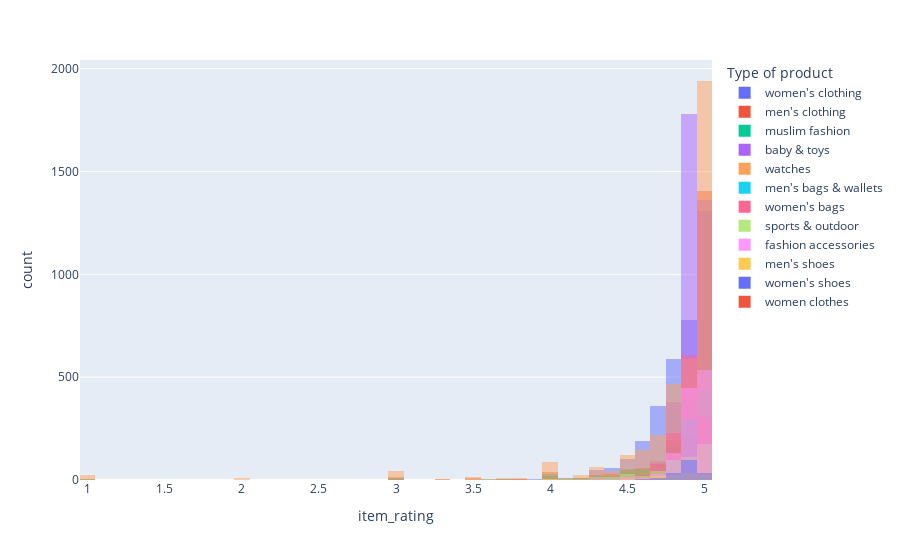

The notebook cell this image was saved under:
### Code cell
import plotly.express as px

px.histogram(new_set, x='item_rating', color='Type of product', barmode='overlay')

### Figure 1 — Plotly figure (JSON) as saved in the notebook; plotly's stock layout.template omitted (floating-point values rounded to 4 significant figures; data arrays with more than 128 entries replaced by an {"elided": "..."} marker saying what was removed)
{"data": [{"alignmentgroup": "True", "bingroup": "x", "hovertemplate": "Type of product=women's clothing<br>item_rating=%{x}<br>count=%{y}<extra></extra>", "legendgroup": "women's clothing", "marker": {"color": "#636efa", "opacity": 0.5, "pattern": {"shape": ""}}, "name": "women's clothing", "offsetgroup": "women's clothing", "orientation": "v", "showlegend": true, "type": "histogram", "x": {"elided": "3568 float values"}, "xaxis": "x", "yaxis": "y"}, {"alignmentgroup": "True", "bingroup": "x", "hovertemplate": "Type of product=men's clothing<br>item_rating=%{x}<br>count=%{y}<extra></extra>", "legendgroup": "men's clothing", "marker": {"color": "#EF553B", "opacity": 0.5, "pattern": {"shape": ""}}, "name": "men's clothing", "offsetgroup": "men's clothing", "orientation": "v", "showlegend": true, "type": "histogram", "x": {"elided": "2397 float values"}, "xaxis": "x", "yaxis": "y"}, {"alignmentgroup": "True", "bingroup": "x", "hovertemplate": "Type of product=muslim fashion<br>item_rating=%{x}<br>count=%{y}<extra></extra>", "legendgroup": "muslim fashion", "marker": {"color": "#00cc96", "opacity": 0.5, "pattern": {"shape": ""}}, "name": "muslim fashion", "offsetgroup": "muslim fashion", "orientation": "v", "showlegend": true, "type": "histogram", "x": {"elided": "2188 float values"}, "xaxis": "x", "yaxis": "y"}, {"alignmentgroup": "True", "bingroup": "x", "hovertemplate": "Type of product=baby & toys<br>item_rating=%{x}<br>count=%{y}<extra></extra>", "legendgroup": "baby & toys", "marker": {"color": "#ab63fa", "opacity": 0.5, "pattern": {"shape": ""}}, "name": "baby & toys", "offsetgroup": "baby & toys", "orientation": "v", "showlegend": true, "type": "histogram", "x": {"elided": "3652 float values"}, "xaxis": "x", "yaxis": "y"}, {"alignmentgroup": "True", "bingroup": "x", "hovertemplate": "Type of product=watches<br>item_rating=%{x}<br>count=%{y}<extra></extra>", "legendgroup": "watches", "marker": {"color": "#FFA15A", "opacity": 0.5, "pattern": {"shape": ""}}, "name": "watches", "offsetgroup": "watches", "orientation": "v", "showlegend": true, "type": "histogram", "x": {"elided": "5251 float values"}, "xaxis": "x", "yaxis": "y"}, {"alignmentgroup": "True", "bingroup": "x", "hovertemplate": "Type of product=men's bags & wallets<br>item_rating=%{x}<br>count=%{y}<extra></extra>", "legendgroup": "men's bags & wallets", "marker": {"color": "#19d3f3", "opacity": 0.5, "pattern": {"shape": ""}}, "name": "men's bags & wallets", "offsetgroup": "men's bags & wallets", "orientation": "v", "showlegend": true, "type": "histogram", "x": {"elided": "441 float values"}, "xaxis": "x", "yaxis": "y"}, {"alignmentgroup": "True", "bingroup": "x", "hovertemplate": "Type of product=women's bags<br>item_rating=%{x}<br>count=%{y}<extra></extra>", "legendgroup": "women's bags", "marker": {"color": "#FF6692", "opacity": 0.5, "pattern": {"shape": ""}}, "name": "women's bags", "offsetgroup": "women's bags", "orientation": "v", "showlegend": true, "type": "histogram", "x": {"elided": "1277 float values"}, "xaxis": "x", "yaxis": "y"}, {"alignmentgroup": "True", "bingroup": "x", "hovertemplate": "Type of product=sports & outdoor<br>item_rating=%{x}<br>count=%{y}<extra></extra>", "legendgroup": "sports & outdoor", "marker": {"color": "#B6E880", "opacity": 0.5, "pattern": {"shape": ""}}, "name": "sports & outdoor", "offsetgroup": "sports & outdoor", "orientation": "v", "showlegend": true, "type": "histogram", "x": {"elided": "660 float values"}, "xaxis": "x", "yaxis": "y"}, {"alignmentgroup": "True", "bingroup": "x", "hovertemplate": "Type of product=fashion accessories<br>item_rating=%{x}<br>count=%{y}<extra></extra>", "legendgroup": "fashion accessories", "marker": {"color": "#FF97FF", "opacity": 0.5, "pattern": {"shape": ""}}, "name": "fashion accessories", "offsetgroup": "fashion accessories", "orientation": "v", "showlegend": true, "type": "histogram", "x": {"elided": "1309 float values"}, "xaxis": "x", "yaxis": "y"}, {"alignmentgroup": "True", "bingroup": "x", "hovertemplate": "Type of product=men's shoes<br>item_rating=%{x}<br>count=%{y}<extra></extra>", "legendgroup": "men's shoes", "marker": {"color": "#FECB52", "opacity": 0.5, "pattern": {"shape": ""}}, "name": "men's shoes", "offsetgroup": "men's shoes", "orientation": "v", "showlegend": true, "type": "histogram", "x": {"elided": "162 float values"}, "xaxis": "x", "yaxis": "y"}, {"alignmentgroup": "True", "bingroup": "x", "hovertemplate": "Type of product=women's shoes<br>item_rating=%{x}<br>count=%{y}<extra></extra>", "legendgroup": "women's shoes", "marker": {"color": "#636efa", "opacity": 0.5, "pattern": {"shape": ""}}, "name": "women's shoes", "offsetgroup": "women's shoes", "orientation": "v", "showlegend": true, "type": "histogram", "x": {"elided": "196 float values"}, "xaxis": "x", "yaxis": "y"}, {"alignmentgroup": "True", "bingroup": "x", "hovertemplate": "Type of product=women clothes<br>item_rating=%{x}<br>count=%{y}<extra></extra>", "legendgroup": "women clothes", "marker": {"color": "#EF553B", "opacity": 0.5, "pattern": {"shape": ""}}, "name": "women clothes", "offsetgroup": "women clothes", "orientation": "v", "showlegend": true, "type": "histogram", "x": [4.8, 4.9, 4.9, 5], "xaxis": "x", "yaxis": "y"}], "layout": {"barmode": "overlay", "legend": {"title": {"text": "Type of product"}, "tracegroupgap": 0}, "margin": {"t": 60}, "xaxis": {"anchor": "y", "domain": [0, 1], "title": {"text": "item_rating"}}, "yaxis": {"anchor": "x", "domain": [0, 1], "title": {"text": "count"}}}}
